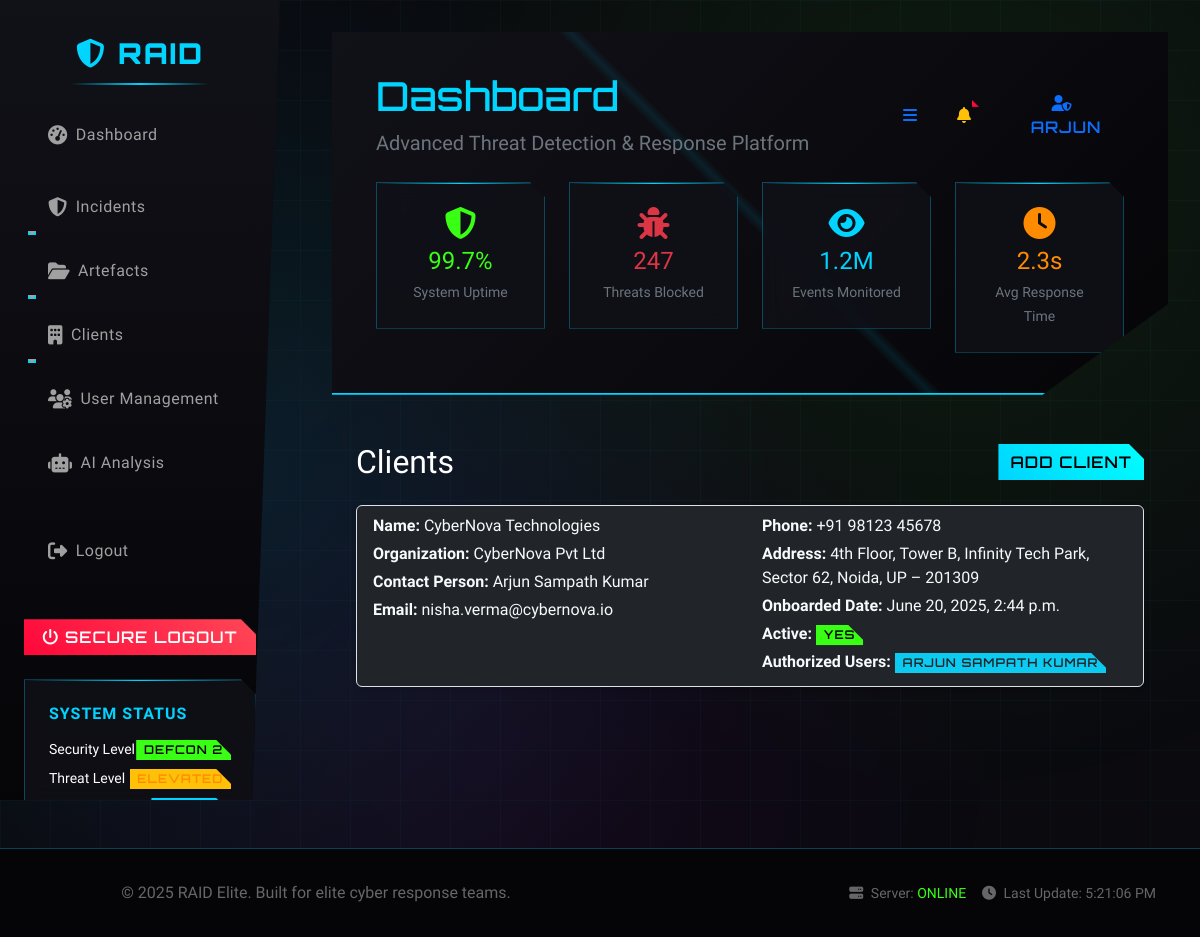
Page /clients/ (signed in) on the committed database.
### core/models.py (models this page shows, shortened)
class Client(models.Model):
    name = models.CharField(max_length=255)
    organization = models.CharField(max_length=255)
    contact_person = models.ForeignKey(User, on_delete=models.CASCADE, related_name='managed_clients')
    email = models.EmailField()
    phone = models.CharField(max_length=20)
    address = models.TextField(blank=True)
    onboarded_date = models.DateTimeField(auto_now_add=True)
    is_active = models.BooleanField(default=True)
    authorized_users = models.ManyToManyField(User, related_name='accessible_clients', blank=True)

### core/views.py (the view)
# urls.py: path('clients/', views.ClientListView.as_view(), name='client_list'),
class ClientListView(LoginRequiredMixin, ListView):
    model = Client
    template_name = "core/clients/client_list.html"
    context_object_name = "clients"

### templates/core/clients/client_list.html (shortened to what this page needs)
{% extends 'base.html' %}
{% block content %}
<div class="container-fluid py-4">
    <div class="d-flex justify-content-between align-items-center mb-4">
        <h2 class="mb-0">Clients</h2>
        <a href="{% url 'core:client_create' %}" class="btn btn-primary">Add Client</a>
    </div>
    <ul class="list-group">
        {% for client in clients %}
        <li class="list-group-item bg-dark text-light mb-3 rounded shadow-sm">
            <div class="row">
                <div class="col-md-6">
                    <p class="mb-1"><strong>Name:</strong> {{ client.name }}</p>
                    <p class="mb-1"><strong>Organization:</strong> {{ client.organization }}</p>
                    <p class="mb-1"><strong>Contact Person:</strong> {{ client.contact_person.get_full_name|default:client.contact_person.username }}</p>
                    <p class="mb-1"><strong>Email:</strong> {{ client.email }}</p>
                </div>
                <div class="col-md-6">
                    <p class="mb-1"><strong>Phone:</strong> {{ client.phone }}</p>
                    <p class="mb-1"><strong>Address:</strong> {{ client.address }}</p>
                    <p class="mb-1"><strong>Onboarded Date:</strong> {{ client.onboarded_date }}</p>
                    <p class="mb-1"><strong>Active:</strong>
                        <span class="badge {% if client.is_active %}bg-success{% else %}bg-secondary{% endif %}">
                            {{ client.is_active|yesno:"Yes,No" }}
                        </span>
                    </p>
                    <p class="mb-1"><strong>Authorized Users:</strong>
                        {% if client.authorized_users.all %}
                            {% for user in client.authorized_users.all %}
                                <span class="badge bg-info text-dark">{{ user.get_full_name|default:user.username }}</span>{% if not forloop.last %} {% endif %}
                            {% empty %}
                                <span class="text-muted">None</span>
                            {% endfor %}
                        {% else %}
                            <span class="text-muted">None</span>
                        {% endif %}
                    </p>
                </div>
            </div>
        </li>
        {% empty %}
        <li class="list-group-item text-muted">No clients available.</li>
        {% endfor %}
    </ul>
</div>
{% endblock %}

### templates/base.html (shortened to what this page needs)
{% load static %}
<!DOCTYPE html>
<html lang="en">
<head>
    <link href="https://cdn.jsdelivr.net/npm/bootstrap@5.3.3/dist/css/bootstrap.min.css" rel="stylesheet">
    <link rel="stylesheet" href="https://cdnjs.cloudflare.com/ajax/libs/font-awesome/6.5.0/css/all.min.css"/>
    <link href="https://cdnjs.cloudflare.com/ajax/libs/animate.css/4.1.1/animate.min.css" rel="stylesheet">
    <link href="https://cdnjs.cloudflare.com/ajax/libs/aos/2.3.4/aos.css" rel="stylesheet">
    <link rel="stylesheet" href="{% static 'styles/theme.css' %}">
</head>
<body>
    <nav class="cyber-sidebar" id="cyberSidebar">
        <div class="cyber-brand animate__animated animate__fadeInDown">
            <i class="fas fa-shield-alt"></i>
            RAID
        </div>
        <ul class="nav flex-column sidebar-nav">
    <li class="nav-item mb-3">
        <a class="nav-link d-flex align-items-center" href="{% url 'core:dashboard' %}">
            <i class="fa fa-tachometer-alt me-2"></i> Dashboard
        </a>
    </li>
    {% if user.userprofile.role in 'incident_manager incident_responder lead_responder' %}
    <li class="nav-item dropdown mb-2">
        <a class="nav-link dropdown-toggle d-flex align-items-center" href="#" data-bs-toggle="dropdown">
            <i class="fa fa-shield-alt me-2"></i> Incidents
        </a>
    </li>
    <li class="nav-item dropdown mb-2">
        <a class="nav-link dropdown-toggle d-flex align-items-center" href="#" data-bs-toggle="dropdown">
            <i class="fa fa-folder-open me-2"></i> Artefacts
        </a>
    </li>
    {% endif %}
    <li class="nav-item dropdown mb-2">
        <a class="nav-link dropdown-toggle d-flex align-items-center" href="#" data-bs-toggle="dropdown">
            <i class="fa fa-building me-2"></i> Clients
        </a>
    </li>
    {% if user.userprofile.role in 'incident_manager lead_responder' %}
    <li class="nav-item mb-2">
        <a class="nav-link d-flex align-items-center" href="{% url 'core:profile_list' %}">
            <i class="fa fa-users-cog me-2"></i> User Management
        </a>
    </li>
    {% endif %}
    <li class="nav-item mb-2">
        <a class="nav-link d-flex align-items-center" href="#">
            <i class="fa fa-robot me-2"></i> AI Analysis
        </a>
    </li>
    <li class="nav-item mt-4">
        <a class="nav-link text-danger d-flex align-items-center" href="{% url 'logout' %}">
            <i class="fa fa-sign-out-alt me-2"></i> Logout
        </a>
    </li>
</ul>
        <div class="sidebar-footer mt-auto">
            <a href="logout" class="btn btn-danger w-100 animate__animated animate__fadeInUp" data-aos="fade-up" data-aos-delay="800">
                <i class="fas fa-power-off"></i>
                <span>Secure Logout</span>
            </a>
        </div>
        <div class="cyber-panel mt-4" data-aos="fade-up" data-aos-delay="900">
            <h6 class="cyber-text text-neon-blue mb-3">System Status</h6>
            <div class="d-flex justify-content-between align-items-center mb-2">
                <span class="small">Security Level</span>
                <span class="badge bg-success status-online">DEFCON 2</span>
            </div>
            <div class="d-flex justify-content-between align-items-center mb-2">
                <span class="small">Threat Level</span>
                <span class="badge bg-warning status-warning">ELEVATED</span>
            </div>
            <div class="d-flex justify-content-between align-items-center">
                <span class="small">Network</span>
                <span class="badge bg-primary status-online">SECURE</span>
            </div>
        </div>
    </nav>
    <div class="main-content" id="mainContent">
        <header class="cyber-header animate__animated animate__fadeInDown">
            <div class="container-fluid">
                <div class="row align-items-center">
                    <div class="col-md-8">
                        <h1 class="cyber-font text-neon-blue mb-2" data-text="Dashboard">
                            Dashboard
                        </h1>
                        <p class="lead text-secondary mb-0">
                            Advanced Threat Detection & Response Platform
                        </p>
                    </div>
                    <div class="col-md-4 text-end">
                        <div class="d-flex justify-content-end align-items-center gap-3">
                            <button class="btn btn-outline-primary" id="sidebarToggle" data-aos="zoom-in">
                                <i class="fas fa-bars"></i>
                            </button>
                            <div class="dropdown" data-aos="zoom-in" data-aos-delay="100">
                                <button class="btn btn-outline-warning position-relative" data-bs-toggle="dropdown">
                                    <i class="fas fa-bell"></i>
                                    <span class="position-absolute top-0 start-100 translate-middle badge rounded-pill bg-danger">
                                    </span>
                                </button>
                            </div>
                            {% if user.is_authenticated %}
                            <div class="dropdown" data-aos="zoom-in" data-aos-delay="200">
                                <button class="btn btn-outline-primary" data-bs-toggle="dropdown">
                                    <i class="fas fa-user-shield"></i>
                                    <span class="ms-2">{{ user.username|default:"Operator" }}</span>
                                </button>
                            </div>
                            {% else %}
                            <a href="login" class="btn btn-primary" data-aos="zoom-in" data-aos-delay="200">
                                <i class="fas fa-sign-in-alt me-2"></i>Login
                            </a>
                            {% endif %}
                        </div>
                    </div>
                </div>
                <div class="row mt-4">
                    <div class="col-md-3" data-aos="fade-up" data-aos-delay="300">
                        <div class="cyber-panel text-center">
                            <i class="fas fa-shield-alt text-neon-green fs-2 mb-2"></i>
                            <h4 class="text-neon-green mb-1">99.7%</h4>
                            <small class="text-secondary">System Uptime</small>
                        </div>
                    </div>
                    <div class="col-md-3" data-aos="fade-up" data-aos-delay="400">
                        <div class="cyber-panel text-center">
                            <i class="fas fa-bug text-danger fs-2 mb-2"></i>
                            <h4 class="text-danger mb-1">247</h4>
                            <small class="text-secondary">Threats Blocked</small>
                        </div>
                    </div>
                    <div class="col-md-3" data-aos="fade-up" data-aos-delay="500">
                        <div class="cyber-panel text-center">
                            <i class="fas fa-eye text-neon-blue fs-2 mb-2"></i>
                            <h4 class="text-neon-blue mb-1">1.2M</h4>
                            <small class="text-secondary">Events Monitored</small>
                        </div>
                    </div>
                    <div class="col-md-3" data-aos="fade-up" data-aos-delay="600">
                        <div class="cyber-panel text-center">
                            <i class="fas fa-clock text-neon-orange fs-2 mb-2"></i>
                            <h4 class="text-neon-orange mb-1">2.3s</h4>
                            <small class="text-secondary">Avg Response Time</small>
                        </div>
                    </div>
                </div>
            </div>
        </header>
        <div class="container-fluid mt-4">
            {% block content %}{% endblock content %}
        </div>
    </div>
    <footer class="cyber-footer">
        <div class="container-fluid">
            <div class="row align-items-center">
                <div class="col-md-6">
                    <p class="mb-0">
                        &copy; {% now "Y" %} RAID Elite. Built for elite cyber response teams.
                    </p>
                </div>
                <div class="col-md-6 text-end">
                    <div class="d-flex justify-content-end gap-3">
                        <span class="small">
                            <i class="fas fa-server me-1"></i>
                            Server: <span class="text-neon-green">ONLINE</span>
                        </span>
                        <span class="small">
                            <i class="fas fa-clock me-1"></i>
                            Last Update: <span id="lastUpdate">{% now "H:i:s" %}</span>
                        </span>
                    </div>
                </div>
            </div>
        </div>
    </footer>
</body>
</html>

### rows in the picture
Client: name "CyberNova Technologies", organization "CyberNova Pvt Ltd", contact_person.get_full_name "Arjun Sampath Kumar", email "nisha.verma@cybernova.io", phone "+91 98123 45678", address "4th Floor, Tower B, Infinity Tech Park, Sector 62, Noida, UP – 201309", onboarded_date "June 20, 2025, 2:44 p.m.", is_active "YES"

### other values in the picture
{{ user.username|default:"Operator" }} "ARJUN"
{{ user.get_full_name|default:user.username }} "ARJUN SAMPATH KUMAR"
